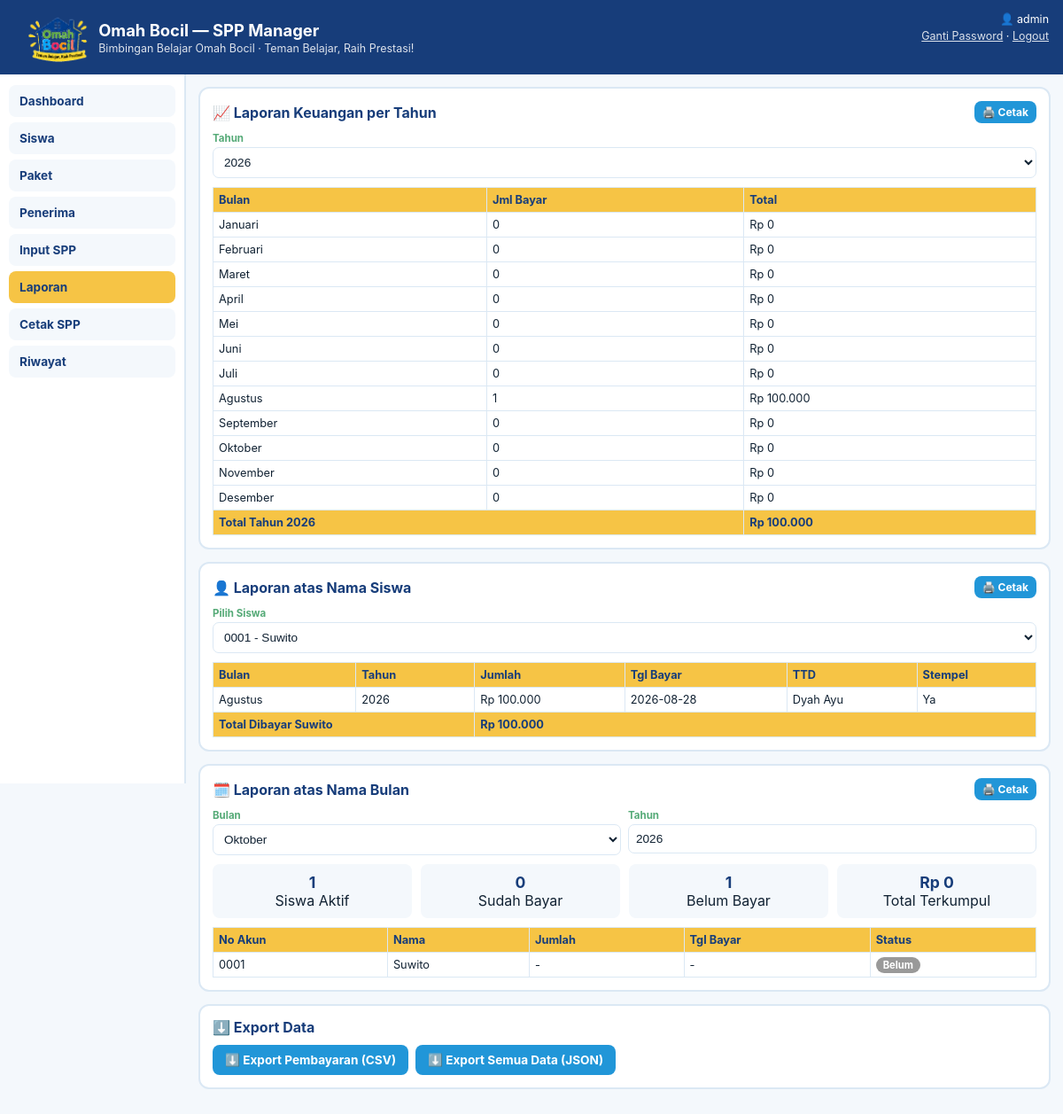
Before: /laporan (signed in) with the older database file.
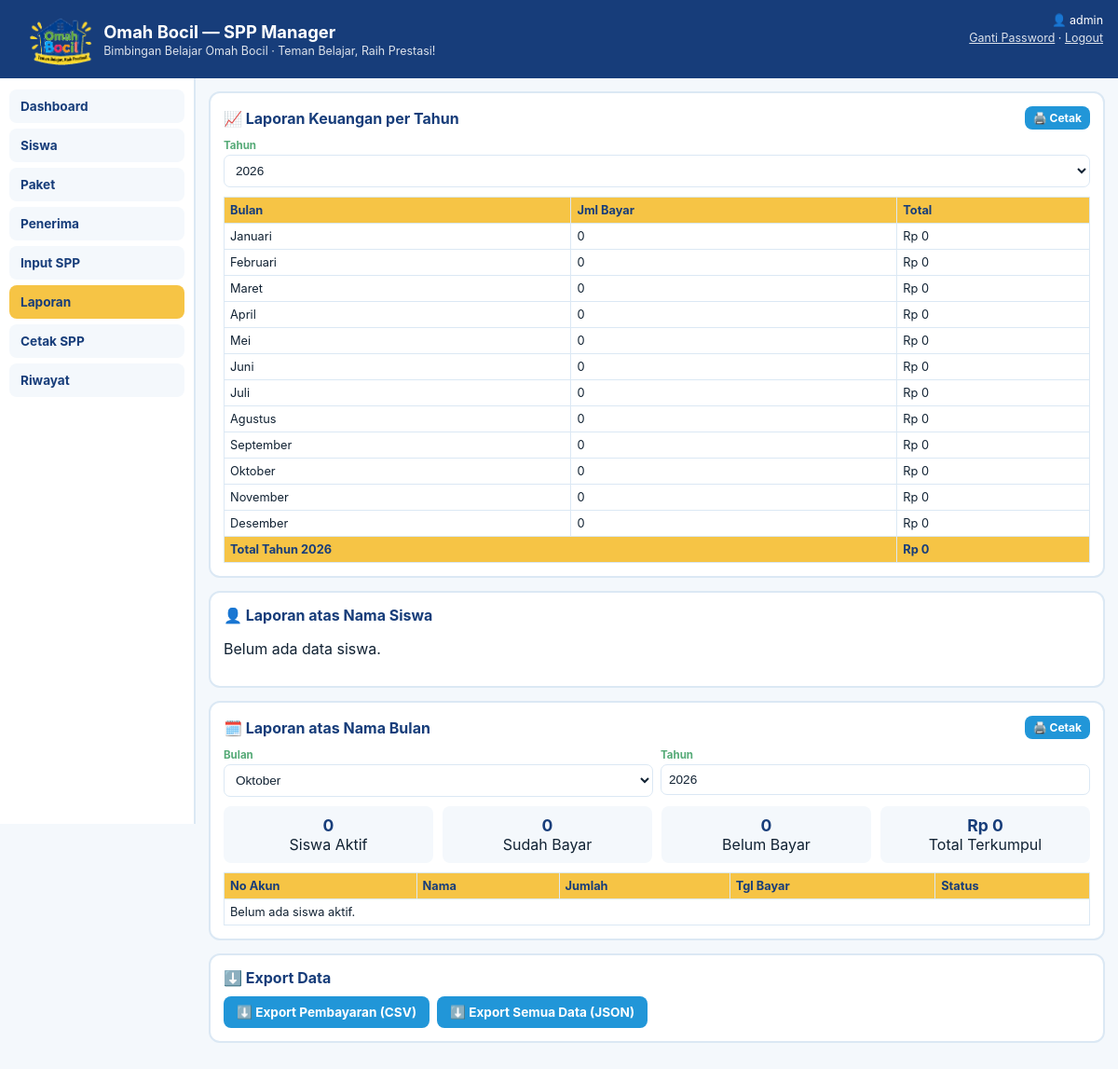
After: the same page with the newer database file.
### tables this page shows
CREATE TABLE payments (
                id INTEGER PRIMARY KEY AUTOINCREMENT,
                student_id INTEGER NOT NULL,
                bulan INTEGER NOT NULL,
                tahun INTEGER NOT NULL,
                jumlah INTEGER NOT NULL DEFAULT 0,
                tgl_bayar TEXT,
                ttd TEXT,
                stempel TEXT,
                FOREIGN KEY (student_id) REFERENCES students(id) ON DELETE CASCADE,
                UNIQUE(student_id, bulan, tahun)
            );

CREATE TABLE students (
                id INTEGER PRIMARY KEY AUTOINCREMENT,
                no_akun TEXT NOT NULL UNIQUE,
                nama TEXT NOT NULL,
                status TEXT NOT NULL DEFAULT 'Aktif',
                mulai TEXT,
                akhir TEXT,
                paket_id INTEGER,
                jatuh_tempo INTEGER NOT NULL DEFAULT 10, foto TEXT,
                FOREIGN KEY (paket_id) REFERENCES packages(id) ON DELETE SET NULL
            );

### app.py (the view)
@app.route("/laporan")
@login_required
def laporan():
    today = date.today()
    years = set(db.get_all_years())
    years.add(today.year)
    years = sorted(years)
    tahun = request.args.get("tahun", type=int) or today.year
    payments = db.get_payments_for_year(tahun)
    rows = []
    grand_total = 0
    for i, m in enumerate(MONTHS, start=1):
        bulan_payments = [p for p in payments if p["bulan"] == i]
        total = sum(p["jumlah"] for p in bulan_payments)
        grand_total += total
        rows.append({"bulan": m, "jumlah_bayar": len(bulan_payments), "total": total})
    all_students = db.get_all_students()
    siswa_id = request.args.get("siswa_id", type=int)
    if not siswa_id and all_students:
        siswa_id = all_students[0]["id"]
    riwayat_siswa = []
    siswa_terpilih = None
    total_siswa = 0
    if siswa_id:
        siswa_terpilih = db.get_student(siswa_id)
        for p in db.get_payments_for_student_all(siswa_id):
            riwayat_siswa.append({
                "bulan": MONTHS[p["bulan"] - 1],
                "tahun": p["tahun"],
                "jumlah": p["jumlah"],
                "tgl_bayar": p["tgl_bayar"],
                "ttd": p["ttd"],
                "stempel": p["stempel"],
            })
            total_siswa += p["jumlah"]
    lbulan = request.args.get("lbulan", type=int) or today.month
    ltahun = request.args.get("ltahun", type=int) or today.year
    status_bulan = []
    total_bulan_terpilih = 0
    lunas_count = 0
    for s in db.get_active_students():
        p = db.get_payment(s["id"], ltahun, lbulan)
        status_bulan.append({
            "no_akun": s["no_akun"],
            "nama": s["nama"],
            "jumlah": p["jumlah"] if p else None,
            "tgl_bayar": p["tgl_bayar"] if p else None,
            "status": "Lunas" if p else "Belum",
        })
        if p:
            lunas_count += 1
            total_bulan_terpilih += p["jumlah"]
    return render_template(
        "laporan.html",
        years=years,
        tahun=tahun,
        rows=rows,
        grand_total=grand_total,
        all_students=all_students,
        siswa_id=siswa_id,
        siswa_terpilih=siswa_terpilih,
        riwayat_siswa=riwayat_siswa,
        total_siswa=total_siswa,
        lbulan=lbulan,
        ltahun=ltahun,
        status_bulan=status_bulan,
        total_bulan_terpilih=total_bulan_terpilih,
        lunas_count=lunas_count,
    )

### app.py (called while the page is built)
def login_required(view_func):
    @wraps(view_func)
    def wrapper(*args, **kwargs):
        if not session.get("admin_id"):
            return redirect(url_for("login", next=request.path))
        return view_func(*args, **kwargs)
    return wrapper

@app.context_processor
def inject_globals():
    return {
        "MONTHS": MONTHS,
        "active_tab": request.endpoint,
        "current_admin": session.get("admin_username"),
        "today_year": date.today().year,
    }

def fmt_rupiah(n):
    try:
        return "Rp " + "{:,}".format(int(n or 0)).replace(",", ".")
    except (ValueError, TypeError):
        return "Rp 0"

### database.py (called while the page is built)
def get_connection():
    conn = sqlite3.connect(DB_NAME)
    conn.row_factory = sqlite3.Row
    conn.execute("PRAGMA foreign_keys = ON")
    return conn

@contextmanager
def get_cursor(commit=False):
    conn = get_connection()
    cur = conn.cursor()
    try:
        yield cur
        if commit:
            conn.commit()
    finally:
        conn.close()

def get_active_students():
    return [s for s in get_all_students() if s["status"] == "Aktif"]

### templates/laporan.html (shortened to what the changed rows need)
{% extends "base.html" %}
{% block content %}
<div class="card">
  <h2 style="display:flex;justify-content:space-between;align-items:center;gap:8px;flex-wrap:wrap">
    <span>📈 Laporan Keuangan per Tahun</span>
    <a class="btn small" target="_blank" href="{{ url_for('laporan_cetak_tahun', tahun=tahun) }}">🖨️ Cetak</a>
  </h2>
  <div class="tbl-wrap" style="margin-top:10px">
    <table>
      <thead><tr><th>Bulan</th><th>Jml Bayar</th><th>Total</th></tr></thead>
      <tbody>
        {% for r in rows %}
        <tr><td>{{ r.bulan }}</td><td>{{ r.jumlah_bayar }}</td><td>{{ r.total|rupiah }}</td></tr>
        {% endfor %}
      </tbody>
      <tfoot><tr><th colspan="2">Total Tahun {{ tahun }}</th><th>{{ grand_total|rupiah }}</th></tr></tfoot>
    </table>
  </div>
</div>
<div class="card">
  <h2 style="display:flex;justify-content:space-between;align-items:center;gap:8px;flex-wrap:wrap">
    <span>👤 Laporan atas Nama Siswa</span>
    {% if siswa_id %}
    <a class="btn small" target="_blank" href="{{ url_for('laporan_cetak_siswa', siswa_id=siswa_id) }}">🖨️ Cetak</a>
    {% endif %}
  </h2>
  {% if all_students|length == 0 %}
    <p>Belum ada data siswa.</p>
  {% else %}
  <form method="get" action="{{ url_for('laporan') }}">
    <div class="row">
      <div>
        <label>Pilih Siswa</label>
        <select name="siswa_id" onchange="this.form.submit()">
          {% for s in all_students %}
            <option value="{{ s.id }}" {{ 'selected' if s.id==siswa_id }}>{{ s.no_akun }} - {{ s.nama }}</option>
          {% endfor %}
        </select>
      </div>
    </div>
  </form>
  <div class="tbl-wrap" style="margin-top:10px">
    <table>
      <thead><tr><th>Bulan</th><th>Tahun</th><th>Jumlah</th><th>Tgl Bayar</th><th>TTD</th><th>Stempel</th></tr></thead>
      <tbody>
        {% for r in riwayat_siswa %}
        <tr>
          <td>{{ r.bulan }}</td><td>{{ r.tahun }}</td><td>{{ r.jumlah|rupiah }}</td>
          <td>{{ r.tgl_bayar or '-' }}</td><td>{{ r.ttd or '-' }}</td><td>{{ r.stempel or '-' }}</td>
        </tr>
        {% endfor %}
      </tbody>
      <tfoot><tr><th colspan="2">Total Dibayar {{ siswa_terpilih.nama if siswa_terpilih }}</th><th colspan="4">{{ total_siswa|rupiah }}</th></tr></tfoot>
    </table>
  </div>
  {% endif %}
</div>
<div class="card">
  <h2 style="display:flex;justify-content:space-between;align-items:center;gap:8px;flex-wrap:wrap">
    <span>🗓️ Laporan atas Nama Bulan</span>
    <a class="btn small" target="_blank" href="{{ url_for('laporan_cetak_bulan', lbulan=lbulan, ltahun=ltahun) }}">🖨️ Cetak</a>
  </h2>
  <div class="stat" style="margin-top:10px">
    <div><b>{{ status_bulan|length }}</b>Siswa Aktif</div>
    <div><b>{{ status_bulan|length - lunas_count }}</b>Belum Bayar</div>
  </div>
  <div class="tbl-wrap">
    <table>
      <thead><tr><th>No Akun</th><th>Nama</th><th>Jumlah</th><th>Tgl Bayar</th><th>Status</th></tr></thead>
      <tbody>
        {% if status_bulan|length == 0 %}
          <tr><td colspan="5">Belum ada siswa aktif.</td></tr>
        {% endif %}
        {% for r in status_bulan %}
        <tr>
          <td>{{ r.no_akun }}</td><td>{{ r.nama }}</td>
          <td>{{ r.jumlah|rupiah if r.jumlah is not none else '-' }}</td>
          <td>{{ r.tgl_bayar or '-' }}</td>
          <td>{% if r.status=='Lunas' %}<span class="badge ok">Lunas</span>{% else %}<span class="badge no">Belum</span>{% endif %}</td>
        </tr>
        {% endfor %}
      </tbody>
    </table>
  </div>
</div>
<div class="card">
  <h2>⬇️ Export Data</h2>
</div>
{% endblock %}

Changed rows visible on the page:
removed payments: bulan "Agustus", tahun "2026", jumlah|rupiah "Rp 100.000", tgl_bayar "2026-08-28", ttd "Dyah Ayu", stempel "Ya"
removed students: nama "Suwito", no_akun "0001", jumlah|rupiah "-", tgl_bayar "-"
Other visible differences:
{{ grand_total|rupiah }}: "Rp 100.000" → "Rp 0"
{{ status_bulan|length }}: "1" → "0"
{{ status_bulan|length - lunas_count }}: "1" → "0"
form field siswa_id: "0001 - Suwito" → (not shown)
{{ total_siswa|rupiah }}: "Rp 100.000" → (not shown)
new list line: "Agustus 0 Rp 0"
text no longer shown: "🖨️ Cetak Pilih Siswa Bulan Tahun Jumlah Tgl Bayar TTD Stempel Total Dibayar"
text now shown: "Belum ada data siswa. Belum ada siswa aktif."
list line gone: "Agustus 1 Rp 100.000"
